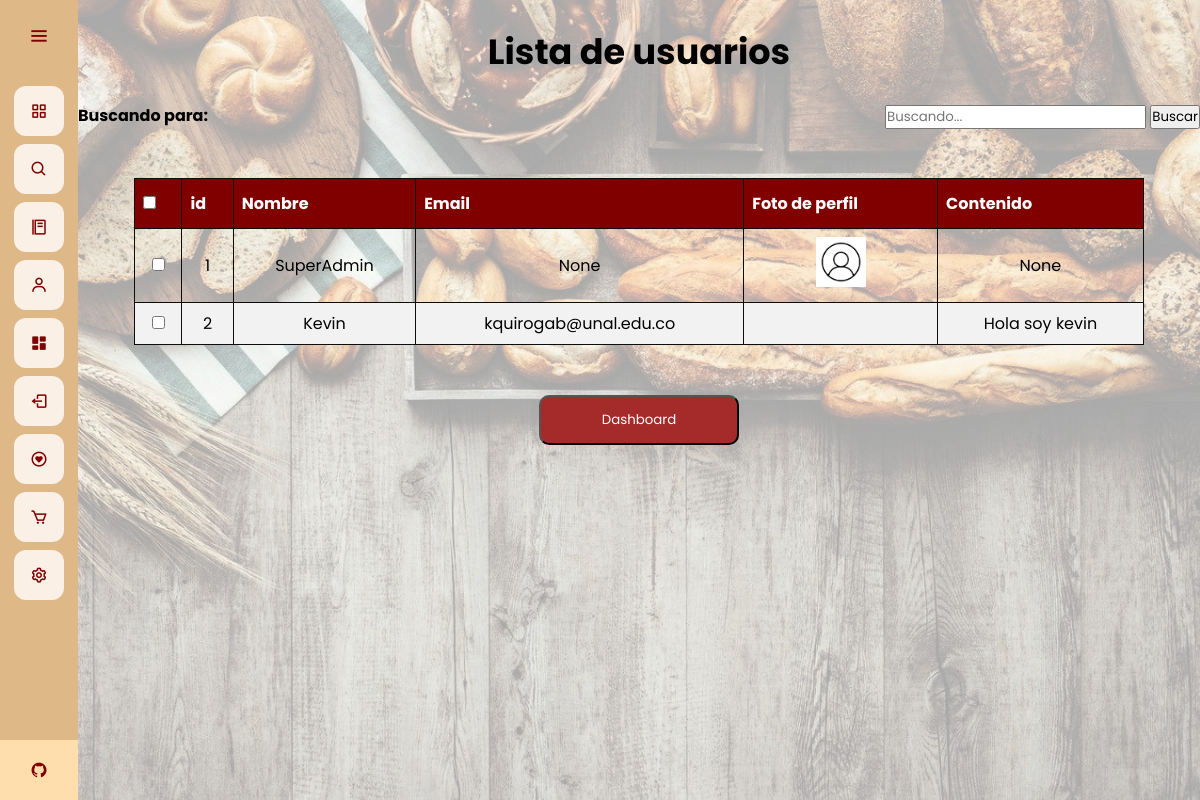
The page /admin-dash/editar-usuario (signed in) on the database as committed earlier.
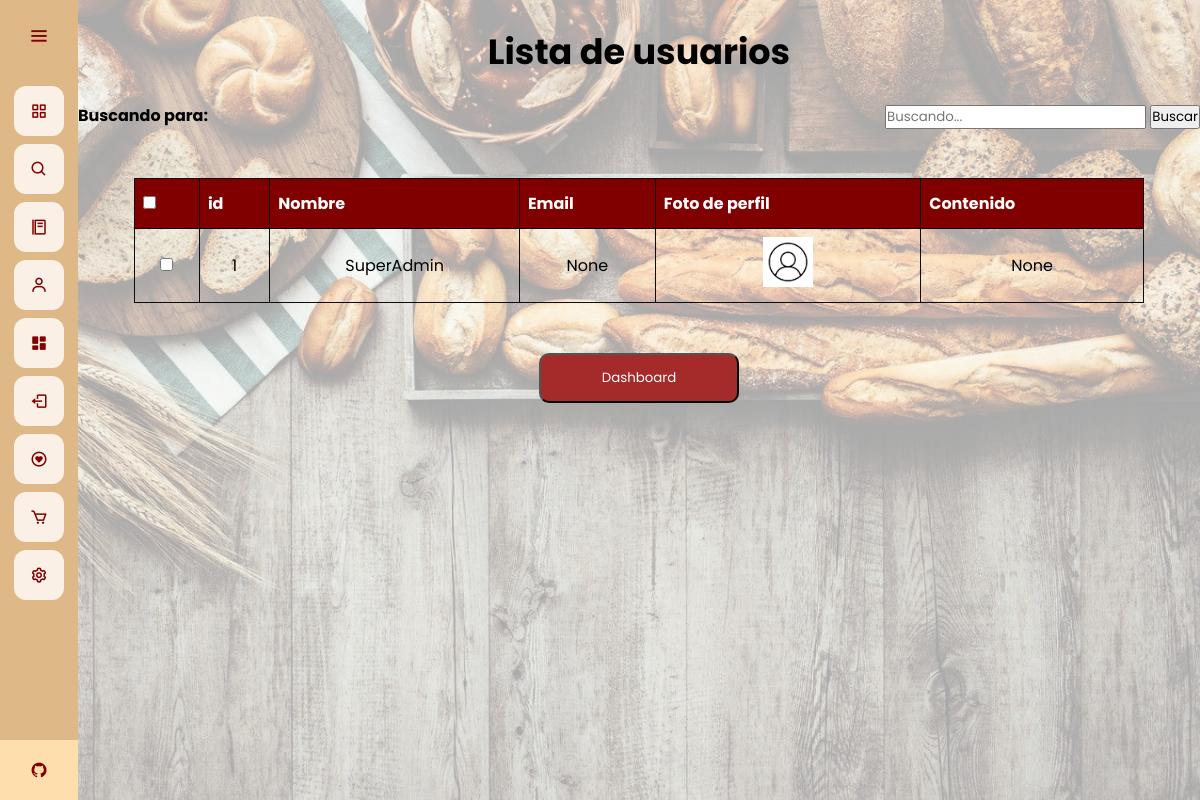
The same page on the database as committed later.
### app.py (models this page shows)
class User(database.Model, UserMixin):
	id = database.Column(database.Integer, primary_key=True)
	email = database.Column(database.String(30), unique=True)
	username = database.Column(database.String(20), nullable=False, unique=True)
	password = database.Column(database.String(80), nullable=False)
	profile_pic = database.Column(database.String(40), nullable=False, default='default.jpg')
	bio_content = database.Column(database.String(1000))
	verified = database.Column(database.Boolean(), default=False)
	commenter = database.relationship('Comment', backref='commenter', lazy='dynamic')
	wish = database.relationship('Wish', backref='liker', lazy='dynamic')

### app.py (the view)
@app.route("/admin-dash/editar-usuario", methods=['GET','POST'])
@login_required
def lista_usuario():
	if current_user.username == "SuperAdmin":
		pages = 5
		users = User.query.filter().all()
		if request.method == 'POST' and 'tag' in request.form:
			tag = request.form["tag"]
			search = "%{}%".format(tag)
			users = User.query.filter(User.username.like(search))
			return render_template("edituser.html", users = users, tag = tag)
		return render_template("edituser.html", users = users)
	else:
		return redirect(url_for('home'))

### app.py (called while the page is built)
@login_manager.user_loader
def load_user(user_id):
	return User.query.get(int(user_id))

@app.before_request
def make_session_permanent():
    session.permanent = True

### templates/edituser.html (shortened to what this page needs)
{% extends 'base.html' %}
{% block style %}
<link rel="stylesheet" href="{{ url_for('static', filename='css/style_edituser.css') }}">
{% endblock %}
{% block content %}
<br>
<h1 class = "title">
    Lista de usuarios
</h1>
<br>
<div class="container">
    <div class="tabsearch">
        <div class="tag-1">
            <strong>
                Buscando para: {{ tag }}
            </strong>
        </div>
        <div class="form-1">
            <form action="" method="POST" autocomplete="on">
                <input type="text" class="form-control" name="tag" id="tag" placeholder="Buscando..." />
                <input type="submit" value="Buscar" class="form-control btn btn-primary " name="">
            </form>
        </div>
    </div>
    <br>
    <br>
    <br>
    <div class="table-div">
        <table id="tableu" class="tableu" style="width: 90%">
            <thead>
                <tr>
                    <th>
                        <input type="checkbox" onclick="checkAll(this)">
                    </th>
                    <th>id</th>
                    <th>Nombre</th>
                    <th>Email</th>
                    <th>Foto de perfil</th>
                    <th>Contenido</th>
                </tr>
            </thead>
            <br>
            <tbody>
                {% for user in users %}
                <tr>
                    <td><input type="checkbox" name="user"></td>
                    <td>{{ user.id }}</td>
                    <td>{{ user.username }}</td>
                    <td>{{ user.email }}</td>
                    <td><img src="{{ url_for('static', filename='profile_pics/'+ user.profile_pic) }}" alt="" class="images">
                    </td>
                    <td>{{ user.bio_content }}</td>
                </tr>
                {% endfor %}
            </tbody>
        </table>
    </div>
</div>
<br>
<br>
<div class="other">
    <a href="{{url_for('dashboard')}}">
        <button type="button" class="buttond">
            Dashboard
        </button>
    </a>
</div>
{% endblock %}

Rows that differ between the two databases and show on the page:
removed User: id "2", username "Kevin", email "kquirogab@unal.edu.co", bio_content "Hola soy kevin"
